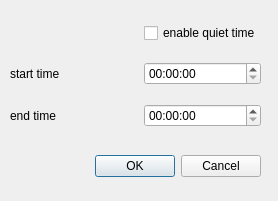
<?xml version="1.0" encoding="UTF-8"?>
<ui version="4.0">
 <class>QuietTimeDialog</class>
 <widget class="QDialog" name="QuietTimeDialog">
  <property name="geometry">
   <rect>
    <x>0</x>
    <y>0</y>
    <width>278</width>
    <height>201</height>
   </rect>
  </property>
  <property name="sizePolicy">
   <sizepolicy hsizetype="Minimum" vsizetype="Minimum">
    <horstretch>0</horstretch>
    <verstretch>0</verstretch>
   </sizepolicy>
  </property>
  <property name="windowTitle">
   <string>Quiet Time</string>
  </property>
  <widget class="QDialogButtonBox" name="buttonBox">
   <property name="geometry">
    <rect>
     <x>40</x>
     <y>150</y>
     <width>221</width>
     <height>32</height>
    </rect>
   </property>
   <property name="orientation">
    <enum>Qt::Horizontal</enum>
   </property>
   <property name="standardButtons">
    <set>QDialogButtonBox::Cancel|QDialogButtonBox::Ok</set>
   </property>
  </widget>
  <widget class="QWidget" name="gridLayoutWidget">
   <property name="geometry">
    <rect>
     <x>10</x>
     <y>10</y>
     <width>251</width>
     <height>131</height>
    </rect>
   </property>
   <layout class="QGridLayout" name="gridLayout">
    <item row="1" column="0">
     <widget class="QLabel" name="label">
      <property name="text">
       <string>start time</string>
      </property>
     </widget>
    </item>
    <item row="1" column="1">
     <widget class="QTimeEdit" name="startTimeEdit">
      <property name="displayFormat">
       <string>HH:mm:ss</string>
      </property>
     </widget>
    </item>
    <item row="2" column="1">
     <widget class="QTimeEdit" name="endTimeEdit">
      <property name="displayFormat">
       <string>HH:mm:ss</string>
      </property>
     </widget>
    </item>
    <item row="0" column="0">
     <spacer name="horizontalSpacer">
      <property name="orientation">
       <enum>Qt::Horizontal</enum>
      </property>
      <property name="sizeHint" stdset="0">
       <size>
        <width>40</width>
        <height>20</height>
       </size>
      </property>
     </spacer>
    </item>
    <item row="0" column="1">
     <widget class="QCheckBox" name="enableQuietTime">
      <property name="enabled">
       <bool>true</bool>
      </property>
      <property name="text">
       <string>enable quiet time</string>
      </property>
     </widget>
    </item>
    <item row="2" column="0">
     <widget class="QLabel" name="label_2">
      <property name="text">
       <string>end time</string>
      </property>
     </widget>
    </item>
   </layout>
  </widget>
 </widget>
 <resources/>
 <connections>
  <connection>
   <sender>buttonBox</sender>
   <signal>accepted()</signal>
   <receiver>QuietTimeDialog</receiver>
   <slot>accept()</slot>
   <hints>
    <hint type="sourcelabel">
     <x>248</x>
     <y>254</y>
    </hint>
    <hint type="destinationlabel">
     <x>157</x>
     <y>274</y>
    </hint>
   </hints>
  </connection>
  <connection>
   <sender>buttonBox</sender>
   <signal>rejected()</signal>
   <receiver>QuietTimeDialog</receiver>
   <slot>reject()</slot>
   <hints>
    <hint type="sourcelabel">
     <x>316</x>
     <y>260</y>
    </hint>
    <hint type="destinationlabel">
     <x>286</x>
     <y>274</y>
    </hint>
   </hints>
  </connection>
 </connections>
</ui>
